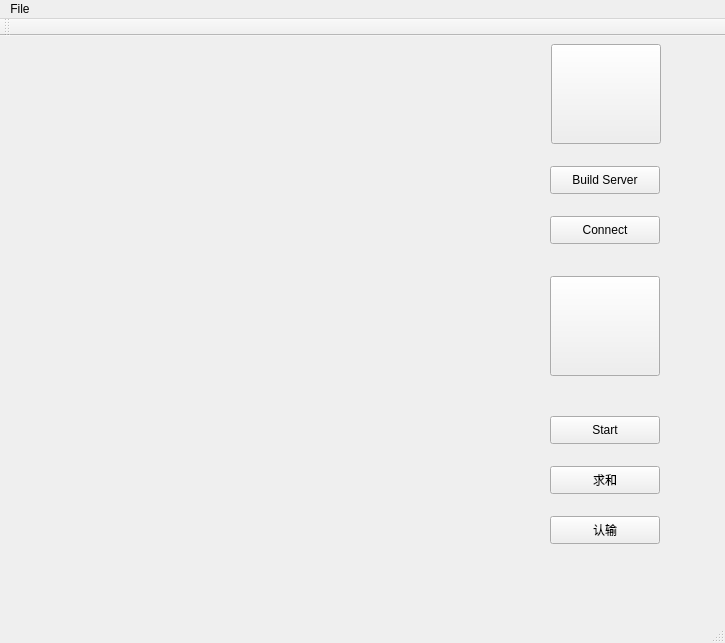
<?xml version="1.0" encoding="UTF-8"?>
<ui version="4.0">
 <class>MainWindow</class>
 <widget class="QMainWindow" name="MainWindow">
  <property name="geometry">
   <rect>
    <x>0</x>
    <y>0</y>
    <width>725</width>
    <height>643</height>
   </rect>
  </property>
  <property name="windowTitle">
   <string>MainWindow</string>
  </property>
  <widget class="QWidget" name="centralWidget">
   <widget class="QPushButton" name="startButton">
    <property name="geometry">
     <rect>
      <x>550</x>
      <y>380</y>
      <width>110</width>
      <height>28</height>
     </rect>
    </property>
    <property name="text">
     <string>Start</string>
    </property>
   </widget>
   <widget class="QPushButton" name="connectButton">
    <property name="geometry">
     <rect>
      <x>550</x>
      <y>180</y>
      <width>110</width>
      <height>28</height>
     </rect>
    </property>
    <property name="text">
     <string>Connect</string>
    </property>
   </widget>
   <widget class="QPushButton" name="head0">
    <property name="geometry">
     <rect>
      <x>551</x>
      <y>8</y>
      <width>110</width>
      <height>100</height>
     </rect>
    </property>
    <property name="text">
     <string/>
    </property>
   </widget>
   <widget class="QPushButton" name="equalButton">
    <property name="geometry">
     <rect>
      <x>550</x>
      <y>430</y>
      <width>110</width>
      <height>28</height>
     </rect>
    </property>
    <property name="text">
     <string>求和</string>
    </property>
   </widget>
   <widget class="QPushButton" name="buildButton">
    <property name="geometry">
     <rect>
      <x>550</x>
      <y>130</y>
      <width>110</width>
      <height>28</height>
     </rect>
    </property>
    <property name="text">
     <string>Build Server</string>
    </property>
   </widget>
   <widget class="QPushButton" name="loseButton">
    <property name="geometry">
     <rect>
      <x>550</x>
      <y>480</y>
      <width>110</width>
      <height>28</height>
     </rect>
    </property>
    <property name="text">
     <string>认输</string>
    </property>
   </widget>
   <widget class="QPushButton" name="head1">
    <property name="geometry">
     <rect>
      <x>550</x>
      <y>240</y>
      <width>110</width>
      <height>100</height>
     </rect>
    </property>
    <property name="text">
     <string/>
    </property>
   </widget>
  </widget>
  <widget class="QMenuBar" name="menuBar">
   <property name="geometry">
    <rect>
     <x>0</x>
     <y>0</y>
     <width>725</width>
     <height>26</height>
    </rect>
   </property>
   <widget class="QMenu" name="menuFike">
    <property name="title">
     <string>File</string>
    </property>
   </widget>
   <addaction name="menuFike"/>
  </widget>
  <widget class="QToolBar" name="mainToolBar">
   <attribute name="toolBarArea">
    <enum>TopToolBarArea</enum>
   </attribute>
   <attribute name="toolBarBreak">
    <bool>false</bool>
   </attribute>
  </widget>
  <widget class="QStatusBar" name="statusBar"/>
 </widget>
 <layoutdefault spacing="6" margin="11"/>
 <resources/>
 <connections/>
</ui>
